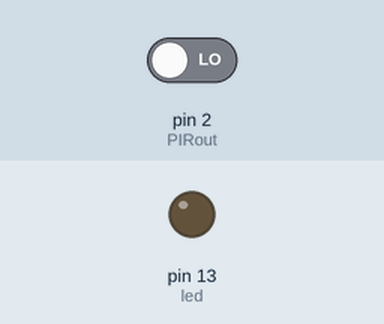
Simulated run of this sketch. Board: Arduino Uno, built with avr-gcc and run on an emulated ATmega328P. Shown: output pins drawn as LEDs (lit = HIGH). Inputs (shaded band) come from the test bench; at power-on: pin 2 (PIRout) LOW.

Above: at 1.2 s.
1.3 s: pin 2 (PIRout) driven HIGH
At 1.9 s:
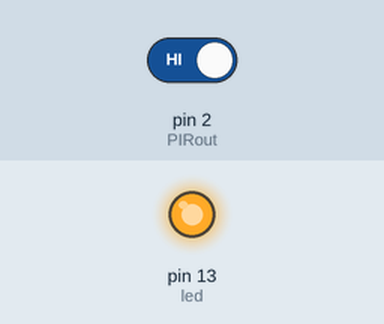
2.8 s: pin 2 (PIRout) driven LOW
At 4.2 s:
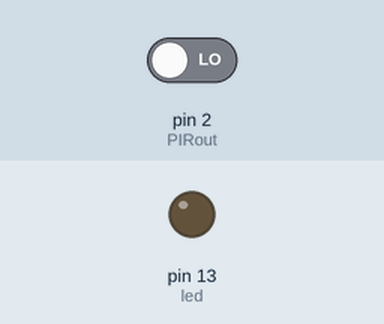
Timing chart, 0 to 5.8 s (numbered marks = the images above; inputs shaded):
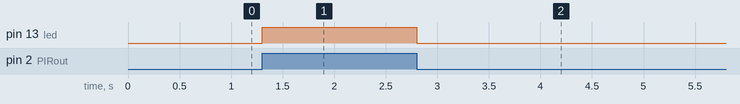

The sketch:

P37-1_PIR_human_detect_LED.ino
```cpp
/*
*P37-1
*設計Arduino 程式，使用Arduino 板配合移動偵測器偵測人或動物的移動，
*當有人靠近時，點亮LED，當無人靠近時，關閉LED。
*/

const uint8_t led = 13;
const uint8_t PIRout = 2;

bool val = 0; //PIR sensor state

void setup()
{
	pinMode(led, OUTPUT);
	pinMode(PIRout, INPUT);
}

void loop()
{
	val = digitalRead(PIRout);

	if(val) digitalWrite(led, HIGH);
	else digitalWrite(led, LOW);
}
```

Measured:
- after the input at 1.3 s, pin 13 (led): LOW → HIGH at once
- after the input at 2.8 s, pin 13 (led): HIGH → LOW at once
